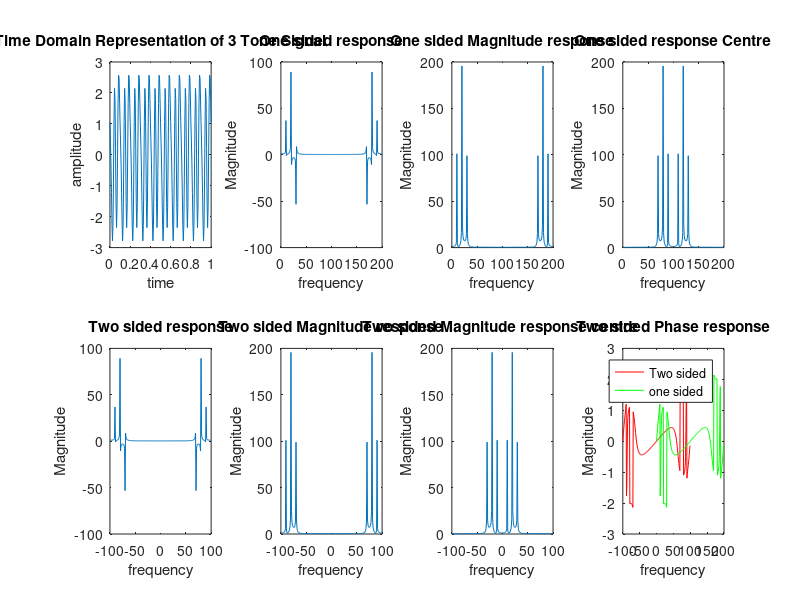

Source code (MATLAB):
A1=1;
A2=2;
A3=1;
f1=10;
f2=20;
f3=30;
fs=200;t=0:1/fs:1;
x=A1*cos(2*pi*f1*t + pi/3)+ A2*cos(2*pi*f2*t+pi/4)- A3*cos(2*pi*f3*t+pi/6);
X1=fft(x);
X2=abs(X1);
X3=fftshift(X2);
z=angle(X1);
n=length(X2);
c=0:fs/n:fs-fs/n;
c1=-fs/2:fs/n: fs/2 - fs/n;
subplot(2,4,1),plot(t,x);
xlabel('time');ylabel('amplitude');title('Time Domain Representation of 3 Tone Signal');
subplot(2,4,2),plot(c,X1);
xlabel('frequency');ylabel('Magnitude');title('One sided response');
subplot(2,4,3),plot(c,X2);
xlabel('frequency');ylabel('Magnitude');title('One sided Magnitude response');
subplot(2,4,4),plot(c,X3);
xlabel('frequency');ylabel('Magnitude');title('One sided response Centre');
subplot(2,4,5),plot(c1,X1);
xlabel('frequency');ylabel('Magnitude');title('Two sided response');
subplot(2,4,6),plot(c1,X2);
xlabel('frequency');ylabel('Magnitude');title('Two sided Magnitude response');
subplot(2,4,7),plot(c1,X3);
xlabel('frequency');ylabel('Magnitude');title('Two sided Magnitude response centre ');
subplot(2,4,8)
plot(c1,z,'-r',c,z,'-g');
legend('Two sided','one sided');
xlabel('frequency');ylabel('Magnitude');title('Two sided Phase response');